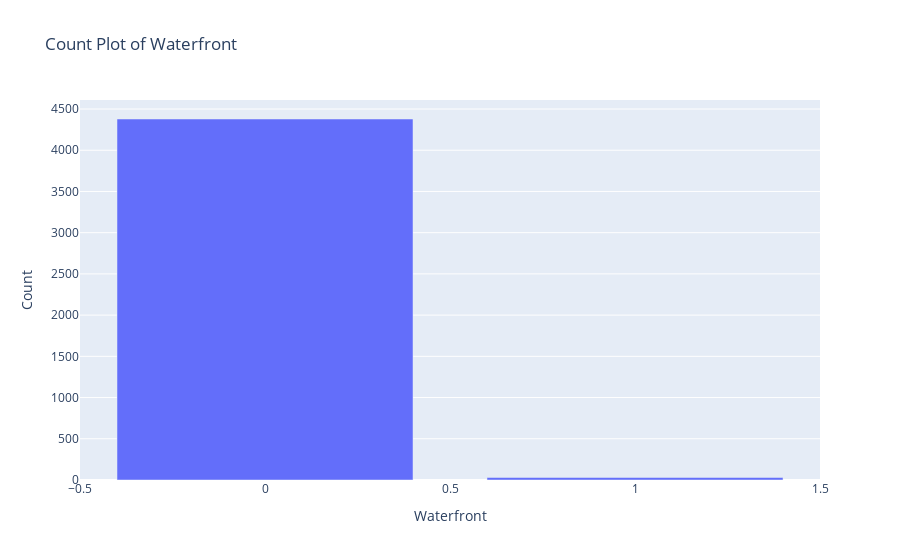

The cell this chart's notebook holds for it:
### Code cell
# Calculate counts for each category in 'waterfront'
waterfront_counts = df_sqft['waterfront'].value_counts().reset_index()
waterfront_counts.columns = ['waterfront', 'count']

# Create the bar plot
fig = px.bar(waterfront_counts, x='waterfront', y='count',
             title='Count Plot of Waterfront')
fig.update_layout(
    xaxis_title='Waterfront',
    yaxis_title='Count'
)
fig.show()

### Figure 1 — Plotly figure (JSON) as saved in the notebook; plotly's stock layout.template omitted (floating-point values rounded to 4 significant figures)
{"data": [{"alignmentgroup": "True", "hovertemplate": "waterfront=%{x}<br>count=%{y}<extra></extra>", "legendgroup": "", "marker": {"color": "#636efa", "pattern": {"shape": ""}}, "name": "", "offsetgroup": "", "orientation": "v", "showlegend": false, "textposition": "auto", "type": "bar", "x": [0, 1], "xaxis": "x", "y": [4379, 30], "yaxis": "y"}], "layout": {"autosize": true, "barmode": "relative", "legend": {"tracegroupgap": 0}, "title": {"text": "Count Plot of Waterfront"}, "xaxis": {"anchor": "y", "autorange": true, "domain": [0, 1], "range": [-0.5, 1.5], "title": {"text": "Waterfront"}, "type": "linear"}, "yaxis": {"anchor": "x", "autorange": true, "domain": [0, 1], "range": [0, 4609.0], "title": {"text": "Count"}, "type": "linear"}}}
